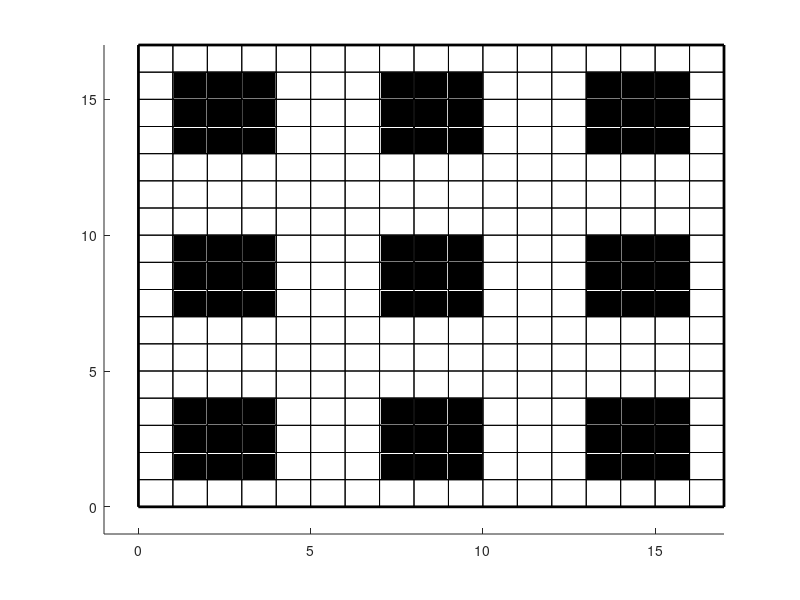

MATLAB code for this plot:
clear all;
close all;
dim_x = 17; dim_y = 17;
axis([-1 dim_x -1 dim_y]);
rectangle('Position', [0, 0, 17, 17], 'linewidth',2);
for i=0:16
        rectangle('Position', [0, i, 17, 1]);
end

for i=0:16
        rectangle('Position', [i, 0, 1, 17]);
end

rectangle('Position',[1, 1, 1, 1], 'facecolor', 'black');
rectangle('Position',[2, 1, 1, 1], 'facecolor', 'black');
rectangle('Position',[3, 1, 1, 1], 'facecolor', 'black');
rectangle('Position',[7, 1, 1, 1], 'facecolor', 'black');
rectangle('Position',[8, 1, 1, 1], 'facecolor', 'black');
rectangle('Position',[9, 1, 1, 1], 'facecolor', 'black');
rectangle('Position',[13, 1, 1, 1], 'facecolor', 'black');
rectangle('Position',[14, 1, 1, 1], 'facecolor', 'black');
rectangle('Position',[15, 1, 1, 1], 'facecolor', 'black');
rectangle('Position',[1, 2, 1, 1], 'facecolor', 'black');
rectangle('Position',[2, 2, 1, 1], 'facecolor', 'black');
rectangle('Position',[3, 2, 1, 1], 'facecolor', 'black');
rectangle('Position',[7, 2, 1, 1], 'facecolor', 'black');
rectangle('Position',[8, 2, 1, 1], 'facecolor', 'black');
rectangle('Position',[9, 2, 1, 1], 'facecolor', 'black');
rectangle('Position',[13, 2, 1, 1], 'facecolor', 'black');
rectangle('Position',[14, 2, 1, 1], 'facecolor', 'black');
rectangle('Position',[15, 2, 1, 1], 'facecolor', 'black');
rectangle('Position',[1, 3, 1, 1], 'facecolor', 'black');
rectangle('Position',[2, 3, 1, 1], 'facecolor', 'black');
rectangle('Position',[3, 3, 1, 1], 'facecolor', 'black');
rectangle('Position',[7, 3, 1, 1], 'facecolor', 'black');
rectangle('Position',[8, 3, 1, 1], 'facecolor', 'black');
rectangle('Position',[9, 3, 1, 1], 'facecolor', 'black');
rectangle('Position',[13, 3, 1, 1], 'facecolor', 'black');
rectangle('Position',[14, 3, 1, 1], 'facecolor', 'black');
rectangle('Position',[15, 3, 1, 1], 'facecolor', 'black');
rectangle('Position',[1, 7, 1, 1], 'facecolor', 'black');
rectangle('Position',[2, 7, 1, 1], 'facecolor', 'black');
rectangle('Position',[3, 7, 1, 1], 'facecolor', 'black');
rectangle('Position',[7, 7, 1, 1], 'facecolor', 'black');
rectangle('Position',[8, 7, 1, 1], 'facecolor', 'black');
rectangle('Position',[9, 7, 1, 1], 'facecolor', 'black');
rectangle('Position',[13, 7, 1, 1], 'facecolor', 'black');
rectangle('Position',[14, 7, 1, 1], 'facecolor', 'black');
rectangle('Position',[15, 7, 1, 1], 'facecolor', 'black');
rectangle('Position',[1, 8, 1, 1], 'facecolor', 'black');
rectangle('Position',[2, 8, 1, 1], 'facecolor', 'black');
rectangle('Position',[3, 8, 1, 1], 'facecolor', 'black');
rectangle('Position',[7, 8, 1, 1], 'facecolor', 'black');
rectangle('Position',[8, 8, 1, 1], 'facecolor', 'black');
rectangle('Position',[9, 8, 1, 1], 'facecolor', 'black');
rectangle('Position',[13, 8, 1, 1], 'facecolor', 'black');
rectangle('Position',[14, 8, 1, 1], 'facecolor', 'black');
rectangle('Position',[15, 8, 1, 1], 'facecolor', 'black');
rectangle('Position',[1, 9, 1, 1], 'facecolor', 'black');
rectangle('Position',[2, 9, 1, 1], 'facecolor', 'black');
rectangle('Position',[3, 9, 1, 1], 'facecolor', 'black');
rectangle('Position',[7, 9, 1, 1], 'facecolor', 'black');
rectangle('Position',[8, 9, 1, 1], 'facecolor', 'black');
rectangle('Position',[9, 9, 1, 1], 'facecolor', 'black');
rectangle('Position',[13, 9, 1, 1], 'facecolor', 'black');
rectangle('Position',[14, 9, 1, 1], 'facecolor', 'black');
rectangle('Position',[15, 9, 1, 1], 'facecolor', 'black');
rectangle('Position',[1, 13, 1, 1], 'facecolor', 'black');
rectangle('Position',[2, 13, 1, 1], 'facecolor', 'black');
rectangle('Position',[3, 13, 1, 1], 'facecolor', 'black');
rectangle('Position',[7, 13, 1, 1], 'facecolor', 'black');
rectangle('Position',[8, 13, 1, 1], 'facecolor', 'black');
rectangle('Position',[9, 13, 1, 1], 'facecolor', 'black');
rectangle('Position',[13, 13, 1, 1], 'facecolor', 'black');
rectangle('Position',[14, 13, 1, 1], 'facecolor', 'black');
rectangle('Position',[15, 13, 1, 1], 'facecolor', 'black');
rectangle('Position',[1, 14, 1, 1], 'facecolor', 'black');
rectangle('Position',[2, 14, 1, 1], 'facecolor', 'black');
rectangle('Position',[3, 14, 1, 1], 'facecolor', 'black');
rectangle('Position',[7, 14, 1, 1], 'facecolor', 'black');
rectangle('Position',[8, 14, 1, 1], 'facecolor', 'black');
rectangle('Position',[9, 14, 1, 1], 'facecolor', 'black');
rectangle('Position',[13, 14, 1, 1], 'facecolor', 'black');
rectangle('Position',[14, 14, 1, 1], 'facecolor', 'black');
rectangle('Position',[15, 14, 1, 1], 'facecolor', 'black');
rectangle('Position',[1, 15, 1, 1], 'facecolor', 'black');
rectangle('Position',[2, 15, 1, 1], 'facecolor', 'black');
rectangle('Position',[3, 15, 1, 1], 'facecolor', 'black');
rectangle('Position',[7, 15, 1, 1], 'facecolor', 'black');
rectangle('Position',[8, 15, 1, 1], 'facecolor', 'black');
rectangle('Position',[9, 15, 1, 1], 'facecolor', 'black');
rectangle('Position',[13, 15, 1, 1], 'facecolor', 'black');
rectangle('Position',[14, 15, 1, 1], 'facecolor', 'black');
rectangle('Position',[15, 15, 1, 1], 'facecolor', 'black');


hold on;
